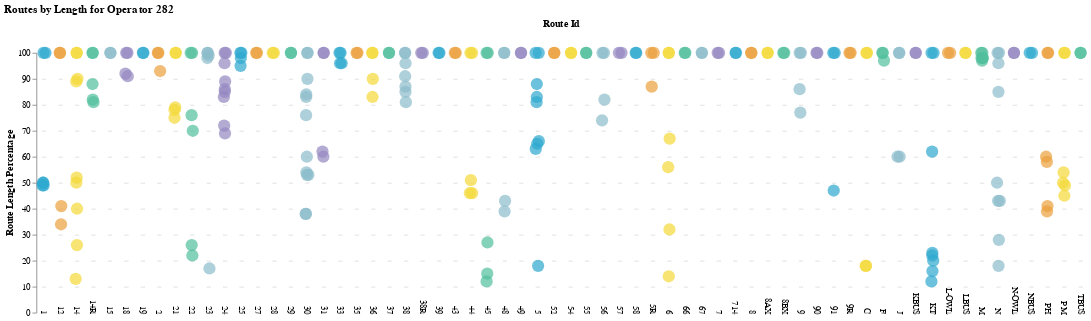

Notebook code cell kept with this figure:
### Code cell
length_comparison_dot(muni)

### Figure 1 — Vega-Lite specification as saved in the notebook (floating-point values rounded to 4 significant figures; data arrays with more than 128 entries replaced by an {"elided": "..."} marker saying what was removed)
{"config": {"view": {"continuousWidth": 400, "continuousHeight": 300, "stroke": null}, "facet": {"spacing": 0}}, "data": {"name": "data-ef12aa145b062396b5fa200efe72c769"}, "mark": {"type": "circle", "size": 200}, "encoding": {"color": {"field": "Route Id", "legend": null, "scale": {"range": ["#2EA8CE", "#EB9F3C", "#F4D837", "#51BF9D", "#8CBCCB", "#9487C0"]}, "type": "nominal"}, "column": {"field": "Route Id", "header": {"labelAlign": "right", "labelAngle": 90, "labelOrient": "bottom", "labelPadding": 2, "titleOrient": "top"}, "type": "nominal"}, "tooltip": [{"field": "Route Length Percentage", "type": "quantitative"}, {"field": "Route Id", "type": "nominal"}], "x": {"axis": {"grid": false, "labels": false, "ticks": false, "values": [0]}, "field": "jitter", "scale": {}, "title": null, "type": "quantitative"}, "y": {"field": "Route Length Percentage", "type": "quantitative"}}, "title": "Routes by Length for Operator 282", "transform": [{"calculate": "sqrt(-2*log(random()))*cos(2*PI*random())", "as": "jitter"}], "width": 5, "$schema": "https://vega.github.io/schema/vega-lite/v4.17.0.json", "datasets": {"data-ef12aa145b062396b5fa200efe72c769": {"elided": "242 records"}}}
